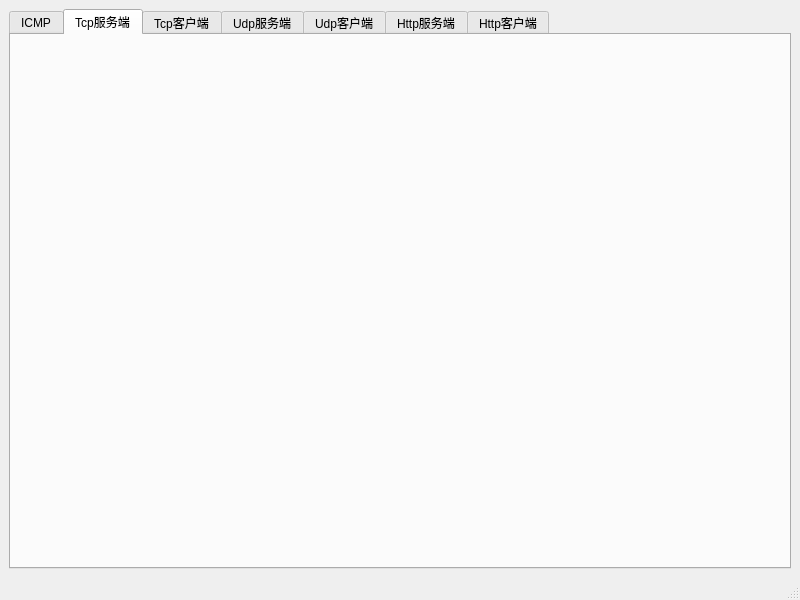
<?xml version="1.0" encoding="UTF-8"?>
<ui version="4.0">
 <class>NetworkTool</class>
 <widget class="QMainWindow" name="NetworkTool">
  <property name="geometry">
   <rect>
    <x>0</x>
    <y>0</y>
    <width>800</width>
    <height>600</height>
   </rect>
  </property>
  <property name="minimumSize">
   <size>
    <width>800</width>
    <height>600</height>
   </size>
  </property>
  <property name="windowTitle">
   <string>NetworkTool</string>
  </property>
  <widget class="QWidget" name="centralwidget">
   <layout class="QGridLayout" name="gridLayout">
    <item row="0" column="0">
     <widget class="QTabWidget" name="tabWidget">
      <property name="currentIndex">
       <number>1</number>
      </property>
      <widget class="QWidget" name="tab_ICMP">
       <attribute name="title">
        <string>ICMP</string>
       </attribute>
      </widget>
      <widget class="TcpSocketServer" name="tab_TcpSocketServer">
       <attribute name="title">
        <string>Tcp服务端</string>
       </attribute>
      </widget>
      <widget class="TcpSocketClient" name="tab_TcpSocketClient">
       <attribute name="title">
        <string>Tcp客户端</string>
       </attribute>
      </widget>
      <widget class="UdpSocketServer" name="tab_UdpSocketServer">
       <attribute name="title">
        <string>Udp服务端</string>
       </attribute>
      </widget>
      <widget class="UdpSocketClient" name="tab_UdpSocketClient">
       <attribute name="title">
        <string>Udp客户端</string>
       </attribute>
      </widget>
      <widget class="HttpServer" name="tab_HttpServer">
       <attribute name="title">
        <string>Http服务端</string>
       </attribute>
      </widget>
      <widget class="HttpClient" name="tab_HttpClient">
       <attribute name="title">
        <string>Http客户端</string>
       </attribute>
      </widget>
     </widget>
    </item>
   </layout>
  </widget>
  <widget class="QStatusBar" name="statusbar"/>
 </widget>
 <customwidgets>
  <customwidget>
   <class>TcpSocketServer</class>
   <extends>QWidget</extends>
   <header location="global">NetworkTool/TcpSocketServer.h</header>
   <container>1</container>
  </customwidget>
  <customwidget>
   <class>TcpSocketClient</class>
   <extends>QWidget</extends>
   <header location="global">NetworkTool/TcpSocketClient.h</header>
   <container>1</container>
  </customwidget>
  <customwidget>
   <class>UdpSocketServer</class>
   <extends>QWidget</extends>
   <header location="global">NetworkTool/UdpSocketServer.h</header>
   <container>1</container>
  </customwidget>
  <customwidget>
   <class>UdpSocketClient</class>
   <extends>QWidget</extends>
   <header location="global">NetworkTool/UdpSocketClient.h</header>
   <container>1</container>
  </customwidget>
  <customwidget>
   <class>HttpClient</class>
   <extends>QWidget</extends>
   <header location="global">NetworkTool/HttpClient.h</header>
   <container>1</container>
  </customwidget>
  <customwidget>
   <class>HttpServer</class>
   <extends>QWidget</extends>
   <header location="global">NetworkTool/HttpServer.h</header>
   <container>1</container>
  </customwidget>
 </customwidgets>
 <resources/>
 <connections/>
</ui>
